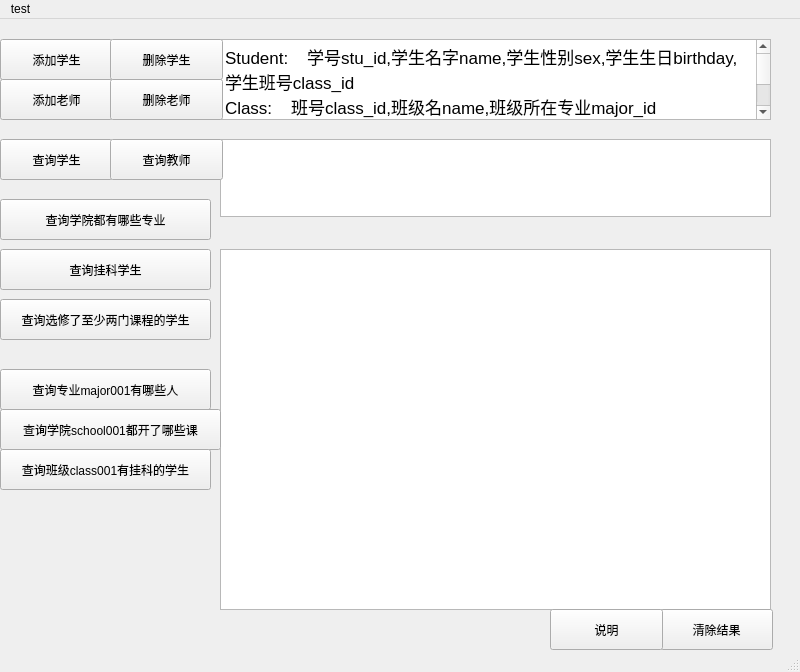
<?xml version="1.0" encoding="UTF-8"?>
<ui version="4.0">
 <class>MainWindow</class>
 <widget class="QMainWindow" name="MainWindow">
  <property name="geometry">
   <rect>
    <x>0</x>
    <y>0</y>
    <width>800</width>
    <height>672</height>
   </rect>
  </property>
  <property name="windowTitle">
   <string>MainWindow</string>
  </property>
  <widget class="QWidget" name="centralwidget">
   <widget class="QPushButton" name="button_insert_student">
    <property name="geometry">
     <rect>
      <x>0</x>
      <y>20</y>
      <width>113</width>
      <height>41</height>
     </rect>
    </property>
    <property name="text">
     <string>添加学生</string>
    </property>
   </widget>
   <widget class="QTextEdit" name="textEdit">
    <property name="geometry">
     <rect>
      <x>220</x>
      <y>120</y>
      <width>551</width>
      <height>78</height>
     </rect>
    </property>
   </widget>
   <widget class="QTextBrowser" name="textBrowser">
    <property name="geometry">
     <rect>
      <x>220</x>
      <y>230</y>
      <width>551</width>
      <height>361</height>
     </rect>
    </property>
   </widget>
   <widget class="QPushButton" name="button_insert_teacher">
    <property name="geometry">
     <rect>
      <x>0</x>
      <y>60</y>
      <width>113</width>
      <height>41</height>
     </rect>
    </property>
    <property name="text">
     <string>添加老师</string>
    </property>
   </widget>
   <widget class="QTextBrowser" name="textBrowser_2">
    <property name="geometry">
     <rect>
      <x>220</x>
      <y>20</y>
      <width>551</width>
      <height>81</height>
     </rect>
    </property>
    <property name="html">
     <string>&lt;!DOCTYPE HTML PUBLIC &quot;-//W3C//DTD HTML 4.0//EN&quot; &quot;http://www.w3.org/TR/REC-html40/strict.dtd&quot;&gt;
&lt;html&gt;&lt;head&gt;&lt;meta name=&quot;qrichtext&quot; content=&quot;1&quot; /&gt;&lt;style type=&quot;text/css&quot;&gt;
p, li { white-space: pre-wrap; }
&lt;/style&gt;&lt;/head&gt;&lt;body style=&quot; font-family:'.AppleSystemUIFont'; font-size:13pt; font-weight:400; font-style:normal;&quot;&gt;
&lt;p style=&quot; margin-top:0px; margin-bottom:0px; margin-left:0px; margin-right:0px; -qt-block-indent:0; text-indent:0px;&quot;&gt;Student:    学号stu_id,学生名字name,学生性别sex,学生生日birthday,学生班号class_id&lt;/p&gt;
&lt;p style=&quot; margin-top:0px; margin-bottom:0px; margin-left:0px; margin-right:0px; -qt-block-indent:0; text-indent:0px;&quot;&gt;Class:    班号class_id,班级名name,班级所在专业major_id&lt;/p&gt;
&lt;p style=&quot; margin-top:0px; margin-bottom:0px; margin-left:0px; margin-right:0px; -qt-block-indent:0; text-indent:0px;&quot;&gt;Teacher:    老师编号teacher_id,老师名字name,学院编号school_id&lt;/p&gt;
&lt;p style=&quot; margin-top:0px; margin-bottom:0px; margin-left:0px; margin-right:0px; -qt-block-indent:0; text-indent:0px;&quot;&gt;Course:    课程编号course_id,课程名字name&lt;/p&gt;&lt;/body&gt;&lt;/html&gt;</string>
    </property>
   </widget>
   <widget class="QPushButton" name="button_clear">
    <property name="geometry">
     <rect>
      <x>660</x>
      <y>590</y>
      <width>113</width>
      <height>41</height>
     </rect>
    </property>
    <property name="text">
     <string>清除结果</string>
    </property>
   </widget>
   <widget class="QPushButton" name="button_delete_teacher">
    <property name="geometry">
     <rect>
      <x>110</x>
      <y>60</y>
      <width>113</width>
      <height>41</height>
     </rect>
    </property>
    <property name="text">
     <string>删除老师</string>
    </property>
   </widget>
   <widget class="QPushButton" name="button_delete_student">
    <property name="geometry">
     <rect>
      <x>110</x>
      <y>20</y>
      <width>113</width>
      <height>41</height>
     </rect>
    </property>
    <property name="text">
     <string>删除学生</string>
    </property>
   </widget>
   <widget class="QPushButton" name="button_select_student">
    <property name="geometry">
     <rect>
      <x>0</x>
      <y>120</y>
      <width>113</width>
      <height>41</height>
     </rect>
    </property>
    <property name="text">
     <string>查询学生</string>
    </property>
   </widget>
   <widget class="QPushButton" name="button_select_teacher">
    <property name="geometry">
     <rect>
      <x>110</x>
      <y>120</y>
      <width>113</width>
      <height>41</height>
     </rect>
    </property>
    <property name="text">
     <string>查询教师</string>
    </property>
   </widget>
   <widget class="QPushButton" name="button_all_major">
    <property name="geometry">
     <rect>
      <x>0</x>
      <y>180</y>
      <width>211</width>
      <height>41</height>
     </rect>
    </property>
    <property name="text">
     <string>查询学院都有哪些专业</string>
    </property>
   </widget>
   <widget class="QPushButton" name="button_no_pass">
    <property name="geometry">
     <rect>
      <x>0</x>
      <y>230</y>
      <width>211</width>
      <height>41</height>
     </rect>
    </property>
    <property name="text">
     <string>查询挂科学生</string>
    </property>
   </widget>
   <widget class="QPushButton" name="button_select_student_up2">
    <property name="geometry">
     <rect>
      <x>0</x>
      <y>280</y>
      <width>211</width>
      <height>41</height>
     </rect>
    </property>
    <property name="text">
     <string>查询选修了至少两门课程的学生</string>
    </property>
   </widget>
   <widget class="QPushButton" name="button_select_major001">
    <property name="geometry">
     <rect>
      <x>0</x>
      <y>350</y>
      <width>211</width>
      <height>41</height>
     </rect>
    </property>
    <property name="text">
     <string>查询专业major001有哪些人</string>
    </property>
   </widget>
   <widget class="QPushButton" name="button_select_school001">
    <property name="geometry">
     <rect>
      <x>0</x>
      <y>390</y>
      <width>221</width>
      <height>41</height>
     </rect>
    </property>
    <property name="text">
     <string>查询学院school001都开了哪些课</string>
    </property>
   </widget>
   <widget class="QPushButton" name="button_select_class001">
    <property name="geometry">
     <rect>
      <x>0</x>
      <y>430</y>
      <width>211</width>
      <height>41</height>
     </rect>
    </property>
    <property name="text">
     <string>查询班级class001有挂科的学生</string>
    </property>
   </widget>
   <widget class="QPushButton" name="button_help">
    <property name="geometry">
     <rect>
      <x>550</x>
      <y>590</y>
      <width>113</width>
      <height>41</height>
     </rect>
    </property>
    <property name="text">
     <string>说明</string>
    </property>
   </widget>
  </widget>
  <widget class="QMenuBar" name="menubar">
   <property name="geometry">
    <rect>
     <x>0</x>
     <y>0</y>
     <width>800</width>
     <height>24</height>
    </rect>
   </property>
   <widget class="QMenu" name="menutest">
    <property name="title">
     <string>test</string>
    </property>
   </widget>
   <addaction name="menutest"/>
  </widget>
  <widget class="QStatusBar" name="statusbar"/>
 </widget>
 <resources/>
 <connections/>
</ui>
